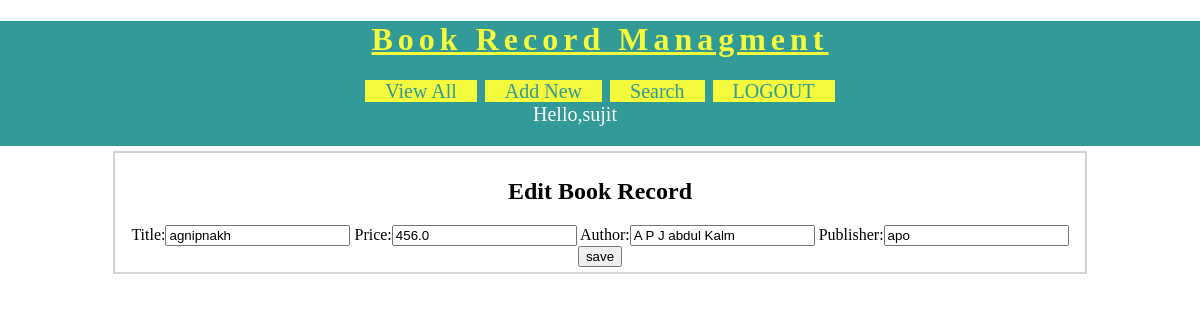
Page /edit-book?bookid=4 (signed in) on the committed database.
### brmapp/models.py (models this page shows)
class Book(models.Model):
    title=models.CharField(max_length=50)
    price=models.FloatField()
    author=models.CharField(max_length=50)
    publisher=models.CharField(max_length=50)

### brmapp/views.py (the view)
# urls.py: path('edit-book',views.editbook),
@login_required(login_url='/userlogin')
def editbook(request):
   book=models.Book.objects.get(id=request.GET['bookid'])
   fields={'title':book.title,'price':book.price,'author':book.author,'publisher':book.publisher}
   form=NewBookFrom(initial=fields)
   res=render(request,'edit-book.html',{'form':form,'book':book})
   return res

### brmapp/forms.py
class NewBookFrom(forms.Form):
 title=forms.CharField(label='Title',max_length=50)
 price=forms.FloatField(label='Price')
 author=forms.CharField(label='Author', max_length=50)
 publisher=forms.CharField(label='Publisher' ,max_length=50)

### templates/edit-book.html (shortened to what this page needs)
{%load static%}
<!DOCTYPE html>
<html lang="en" dir="ltr">
  <head>
    <link rel="stylesheet" href="{%static 'brmstyle.css'%}">
  </head>
  <body>
    <div id="header">
      <h1>Book Record Managment</h1>
      <div id="nav">
        <a href="view-books">View All</a>
        <a href="new-book">Add New</a>
        <a href="search-book">Search</a>
        <a href="userlogout">LOGOUT</a>
      </div>
      <div id="hello">Hello,{{request.session.username}}</div>
    </div>
    <div id="main">
      <h2>Edit  Book Record</h2>
      <form  action="/edit" method="post">
         {{form}}
         <input type="submit" name="" value="save">
      </form>
      </div>
  </body>
</html>

### assets/brmstyle.css (style rules this page uses)
body { background-color: white; margin: 0px; font-family: Cambria, Cochin, Georgia, Times, 'Times New Roman', serif; }
#header { background-color:#329A97; padding-bottom: 20px; text-align: center; }
#header h1 { text-align: center; color: #F4FA3C; letter-spacing: 5px; text-decoration: underline; }
#nav { width: 60%; margin: auto; }
#nav a { background-color: #F4FA3C; width: 150px; border: solid 2px #329A97; text-decoration: none; font-size: 20px; color: #329A97; padding-left: 20px; padding-right: 20px; }
#main { margin: auto; border: solid 2px lightgray; width: 80%; padding: 5px; margin-top: 5px; }
#main form,#main h2 { text-align: center; }
#hello { text-align: center; margin-right: 50px; font-size: 20px; color: white; }

### rows in the picture
Book: title "agnipnakh", price "456.0", author "A P J abdul Kalm", publisher "apo"

### other values in the picture
{{ request.session.username }} "sujit"
